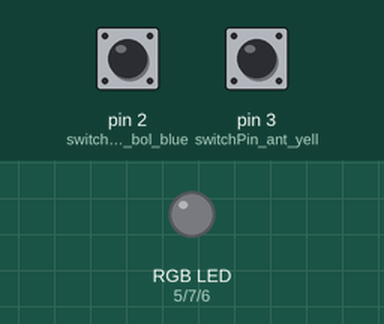
A sketch run on a simulated Arduino Uno, built with avr-gcc and run on an emulated ATmega328P. Parts: an RGB LED mixed from three pins (HIGH = lit). Dashed ring = blinking. Inputs (shaded band) come from the test bench; at power-on: pin 2 (switchPin_bol_blue) LOW, pin 3 (switchPin_ant_yell) LOW. Dim RGB values are drawn brighter than linear; no radio packets arrive unless stated.

Above: at 3.2 s.
3.3 s: pin 2 (switchPin_bol_blue) pulled HIGH for 3.2 s
At 4.2 s:
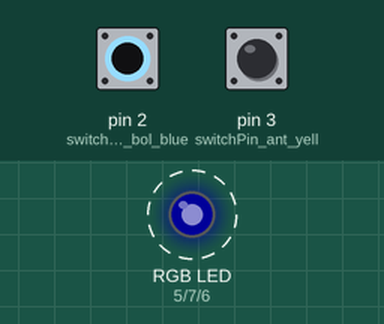
8.1 s: pin 3 (switchPin_ant_yell) pulled HIGH for 0.15 s
At 10.0 s:
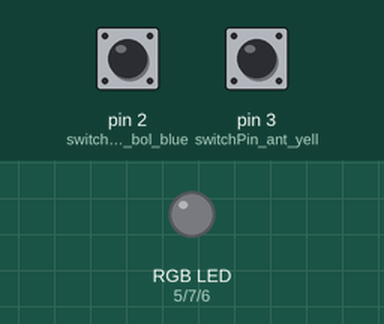
10.7 s: pin 3 (switchPin_ant_yell) pulled HIGH for 3.2 s
At 11.2 s:
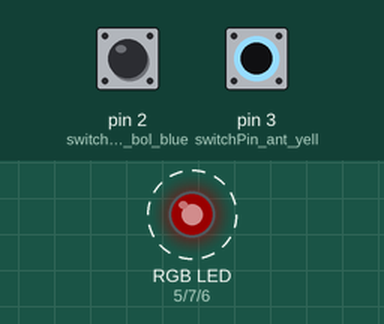
15.5 s: pin 2 (switchPin_bol_blue) pulled HIGH for 0.15 s
At 18.1 s:
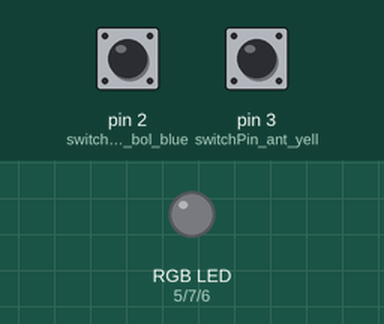
Timing chart, 0 to 19.1 s (numbered marks = the images above; inputs shaded):
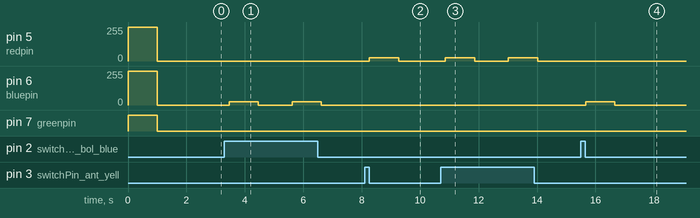

The sketch:

tx_sender.ino
```cpp
#include <RH_ASK.h>
#include <SPI.h>
#include <RGBLed.h>


//button
int switchPin_bol_blue = 2;
int switchPin_ant_yell = 3;

//433
RH_ASK driver;

//led
RGBLed led(5, 7, 6, RGBLed::COMMON_CATHODE);
int redpin = 5; //pin red LED
int bluepin = 6; //pin blue LED
int greenpin = 7;//pin green LED


void setup()
{
  //433
  driver.init();

   //RGB HW-479
  pinMode(redpin, OUTPUT);
  pinMode(bluepin, OUTPUT);
  pinMode(greenpin, OUTPUT);

  led.flash(RGBLed::WHITE, 1000); //

}

void loop()
{
   // включаем всетодиод при нажатой кнопке
  if(digitalRead(switchPin_bol_blue) == HIGH)
    {
      const char *msg = "b1";
      driver.send((uint8_t *)msg, strlen(msg));
      driver.waitPacketSent();
      delay(100);

      led.brightness(RGBLed::BLUE, 10);
      led.flash(RGBLed::BLUE, 1000);
    }
  else
    {
      led.off();
    }

    if(digitalRead(switchPin_ant_yell) == HIGH)
    {
      const char *msg = "p2";
      driver.send((uint8_t *)msg, strlen(msg));
      driver.waitPacketSent();
      delay(100);

      led.brightness(RGBLed::YELLOW, 10);
      led.flash(RGBLed::YELLOW, 1000);
    }
  else
    {
      led.off();
    }

    /*
    const char *msg = "hello";
    driver.send((uint8_t *)msg, strlen(msg));
    driver.waitPacketSent();
    delay(500);
    */
}
```

Measured:
- after the input at 3.3 s, pin 6 (bluepin): alternates 25/255 for 1.0 s and 0/255 for 1.2 s, starting after 0.16 s
- after the input at 8.1 s, pin 5 (redpin): 0/255 → 25/255 after 0.16 s, → 0/255 1.0 s later
- after the input at 10.7 s, pin 5 (redpin): alternates 25/255 for 1.0 s and 0/255 for 1.2 s, starting after 0.16 s
- after the input at 15.5 s, pin 6 (bluepin): 0/255 → 25/255 after 0.16 s, → 0/255 1.0 s later
